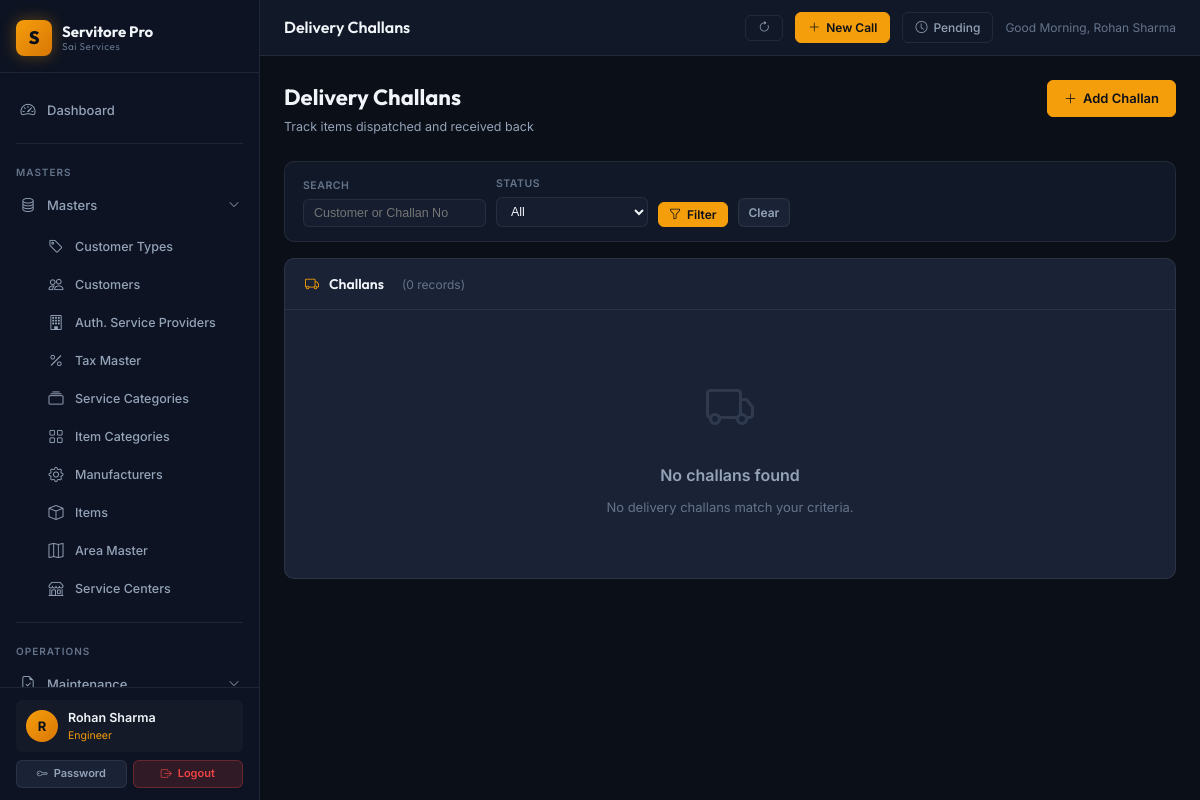
Screenshot of /challan/ (signed in) with the database file from the repository.
### app/models/user.py (models this page shows, shortened)
class User(db.Model, UserMixin):
    __tablename__ = 'users'
    id = db.Column(db.Integer, primary_key=True)
    username = db.Column(db.String(64), unique=True, nullable=False, index=True)
    email = db.Column(db.String(120), unique=True, nullable=False)
    full_name = db.Column(db.String(120), nullable=False, default='')
    password_hash = db.Column(db.String(256), nullable=False)
    role = db.Column(db.String(20), nullable=False, default='Viewer')
    is_active = db.Column(db.Boolean, nullable=False, default=True)
    phone = db.Column(db.String(20), nullable=True)
    area_id = db.Column(db.Integer, db.ForeignKey('area_masters.id'), nullable=True)
    created_at = db.Column(db.DateTime, default=datetime.utcnow)
    last_login_at = db.Column(db.DateTime, nullable=True)
    area = db.relationship('AreaMaster', foreign_keys=[area_id], lazy='select')

### app/blueprints/challan/routes.py (the view)
@challan_bp.route('/')
@login_required
def list_challans():
    q = request.args.get('q', '')
    received_filter = request.args.get('received', '')
    query = DeliveryChallan.query.join(Customer)
    if q:
        query = query.filter(Customer.name.ilike(f'%{q}%') | DeliveryChallan.challan_no.ilike(f'%{q}%'))
    if received_filter == 'pending':
        query = query.filter(DeliveryChallan.is_received == False)
    elif received_filter == 'received':
        query = query.filter(DeliveryChallan.is_received == True)
    challans = query.order_by(DeliveryChallan.dispatch_date.desc()).all()
    return render_template('challan/list.html', challans=challans, q=q, received_filter=received_filter)

### app/templates/challan/list.html (shortened to what this page needs)
{% extends 'layouts/base.html' %}
{% block topbar_title %}Delivery Challans{% endblock %}
{% block content %}
<div class="page-header">
  <div><div class="page-title">Delivery Challans</div><div class="page-subtitle">Track items dispatched and received back</div></div>
  <a href="{{ url_for('challan.add_challan') }}" class="btn btn-primary"><i class="bi bi-plus-lg"></i> Add Challan</a>
</div>
<div class="filters-bar">
  <form method="GET" style="display:contents;">
    <div class="filter-group"><div class="filter-label">Search</div><input type="text" name="q" class="filter-control" placeholder="Customer or Challan No" value="{{ q }}"></div>
    <div class="filter-group"><div class="filter-label">Status</div>
      <select name="received" class="filter-control">
        <option value="">All</option>
      </select>
    </div>
    <button type="submit" class="btn btn-primary btn-sm" style="align-self:flex-end;"><i class="bi bi-funnel"></i> Filter</button>
    <a href="{{ url_for('challan.list_challans') }}" class="btn btn-secondary btn-sm" style="align-self:flex-end;">Clear</a>
  </form>
</div>
<div class="card">
  <div class="card-header"><i class="bi bi-truck text-accent"></i><span class="card-header-title">Challans</span><span style="margin-left:8px;font-size:12px;color:var(--text-muted);">({{ challans|length }} records)</span></div>
  <div class="table-responsive">
    {% if challans %}
    <table class="data-table">
      <thead><tr><th>Challan No</th><th>Customer</th><th>Dispatch Date</th><th>Expected Return</th><th>Items</th><th>Status</th><th>Actions</th></tr></thead>
      <tbody>
        {% for ch in challans %}
        <tr>
          <td><span class="fw-600 text-accent">{{ ch.challan_no }}</span></td>
          <td class="fw-600">{{ ch.customer.name if ch.customer else '—' }}</td>
          <td style="font-size:12px;color:var(--text-muted);white-space:nowrap;">{{ ch.dispatch_date.strftime('%d %b %Y') }}</td>
          <td style="font-size:12px;white-space:nowrap;{% if not ch.is_received and ch.expected_return_date %}color:var(--status-pending);{% else %}color:var(--text-muted);{% endif %}">{{ ch.expected_return_date.strftime('%d %b %Y') if ch.expected_return_date else '—' }}</td>
          <td style="font-size:12px;">{{ ch.items|length }} item(s)</td>
          <td>
            {% if ch.is_received %}<span class="badge badge-closed"><i class="bi bi-check-circle"></i> Received</span>
            {% else %}<span class="badge badge-pending"><i class="bi bi-clock"></i> Pending</span>{% endif %}
          </td>
          <td style="display:flex;gap:6px;align-items:center;">
            <a href="{{ url_for('challan.print_challan', id=ch.id) }}" class="btn btn-sm btn-secondary" target="_blank"><i class="bi bi-printer"></i></a>
            {% if not ch.is_received %}
            <form method="POST" action="{{ url_for('challan.mark_received', id=ch.id) }}" style="display:inline;">
              <input type="hidden" name="csrf_token" value="{{ csrf_token() }}">
              <button type="submit" class="btn btn-sm btn-success" title="Mark as Received"><i class="bi bi-check-lg"></i> Received</button>
            </form>
            {% endif %}
          </td>
        </tr>
        {% endfor %}
      </tbody>
    </table>
    {% else %}
    <div class="empty-state"><i class="bi bi-truck"></i><h3>No challans found</h3><p>No delivery challans match your criteria.</p></div>
    {% endif %}
  </div>
</div>
{% endblock %}

### app/templates/layouts/base.html (shortened to what this page needs)
<!DOCTYPE html>
<html lang="en">
<head>
  <link rel="stylesheet" href="https://cdn.jsdelivr.net/npm/bootstrap-icons@1.11.3/font/bootstrap-icons.min.css">
  <link rel="stylesheet" href="{{ url_for('static', filename='css/main.css') }}">
</head>
<body>
<div class="app-shell">
  <aside class="sidebar" id="sidebar">
    <div class="sidebar-brand">
      <div class="brand-icon">S</div>
      <div class="brand-text">
        Servitore Pro
        <small>Sai Services</small>
      </div>
    </div>
    <nav style="flex:1; padding: 8px 0; overflow-y: auto;">
      <div class="nav-section">
        <a href="{{ url_for('dashboard.index') }}" class="nav-link {% if request.blueprint == 'dashboard' %}active{% endif %}">
          <i class="bi bi-speedometer2"></i> Dashboard
        </a>
      </div>
      <div class="divider" style="margin: 4px 16px;"></div>
      <div class="nav-section">
        <div class="nav-section-label">Masters</div>
        <div class="nav-item">
          <a class="nav-link" data-bs-toggle="collapse" href="#mastersMenu" role="button"
             aria-expanded="{% if request.blueprint == 'masters' %}true{% else %}false{% endif %}">
            <i class="bi bi-database"></i>
            <span>Masters</span>
            <i class="bi bi-chevron-down nav-arrow"></i>
          </a>
          <div class="collapse {% if request.blueprint == 'masters' %}show{% endif %}" id="mastersMenu">
            <ul class="nav-submenu">
              <li><a href="{{ url_for('masters.customer_types') }}" class="nav-link {% if request.path.startswith('/masters/customer-type') %}active{% endif %}"><i class="bi bi-tag"></i> Customer Types</a></li>
              <li><a href="{{ url_for('masters.customers') }}" class="nav-link {% if request.path.startswith('/masters/customer') and 'type' not in request.path %}active{% endif %}"><i class="bi bi-people"></i> Customers</a></li>
              <li><a href="{{ url_for('masters.asps') }}" class="nav-link {% if request.path.startswith('/masters/asp') %}active{% endif %}"><i class="bi bi-building"></i> Auth. Service Providers</a></li>
              <li><a href="{{ url_for('masters.taxes') }}" class="nav-link {% if request.path.startswith('/masters/tax') %}active{% endif %}"><i class="bi bi-percent"></i> Tax Master</a></li>
              <li><a href="{{ url_for('masters.service_categories') }}" class="nav-link {% if request.path.startswith('/masters/service-cat') %}active{% endif %}"><i class="bi bi-collection"></i> Service Categories</a></li>
              <li><a href="{{ url_for('masters.item_categories') }}" class="nav-link {% if request.path.startswith('/masters/item-cat') %}active{% endif %}"><i class="bi bi-grid"></i> Item Categories</a></li>
              <li><a href="{{ url_for('masters.manufacturers') }}" class="nav-link {% if request.path.startswith('/masters/manufacturer') %}active{% endif %}"><i class="bi bi-gear"></i> Manufacturers</a></li>
              <li><a href="{{ url_for('masters.items') }}" class="nav-link {% if request.path.startswith('/masters/item') and 'cat' not in request.path %}active{% endif %}"><i class="bi bi-box"></i> Items</a></li>
              <li><a href="{{ url_for('masters.areas') }}" class="nav-link {% if request.path.startswith('/masters/area') %}active{% endif %}"><i class="bi bi-map"></i> Area Master</a></li>
              <li><a href="{{ url_for('masters.service_centers') }}" class="nav-link {% if request.path.startswith('/masters/service-center') %}active{% endif %}"><i class="bi bi-shop"></i> Service Centers</a></li>
            </ul>
          </div>
        </div>
      </div>
      <div class="divider" style="margin: 4px 16px;"></div>
      <div class="nav-section">
        <div class="nav-section-label">Operations</div>
        <div class="nav-item">
          <a class="nav-link" data-bs-toggle="collapse" href="#maintenanceMenu" role="button"
             aria-expanded="{% if request.blueprint == 'maintenance' %}true{% else %}false{% endif %}">
            <i class="bi bi-file-earmark-check"></i>
            <span>Maintenance</span>
            <i class="bi bi-chevron-down nav-arrow"></i>
          </a>
        </div>
      </div>
    </nav>
    <div class="sidebar-footer">
      {% if current_user.is_authenticated %}
      <div class="sidebar-user">
        <div class="user-avatar">{{ (current_user.full_name or current_user.username)[0]|upper }}</div>
        <div class="user-info">
          <div class="user-name">{{ current_user.full_name or current_user.username }}</div>
          <div class="user-role">{{ current_user.role }}</div>
        </div>
      </div>
      <div style="display:flex; gap:6px; margin-top:8px;">
        <a href="{{ url_for('auth.change_password') }}" class="btn btn-secondary btn-sm" style="flex:1; justify-content:center; font-size:11px;"><i class="bi bi-key"></i> Password</a>
        <a href="{{ url_for('auth.logout') }}" class="btn btn-danger btn-sm" style="flex:1; justify-content:center; font-size:11px;"><i class="bi bi-box-arrow-right"></i> Logout</a>
      </div>
      {% endif %}
    </div>
  </aside>
  <div class="main-wrapper">
    <header class="topbar">
      <div>
        <div class="topbar-title font-outfit">{% block topbar_title %}Servitore Pro{% endblock %}</div>
      </div>
      <div class="topbar-actions">
        <button onclick="window.location.reload();" class="topbar-btn" title="Refresh Page">
          <i class="bi bi-arrow-clockwise"></i>
        </button>
        <a href="{{ url_for('service.register') }}" class="topbar-btn primary" title="Service Call Register (F3)">
          <i class="bi bi-plus-lg"></i> New Call
        </a>
        <a href="{{ url_for('service.pending_calls') }}" class="topbar-btn" title="Pending Calls (Ctrl+P)">
          <i class="bi bi-clock"></i>
          <span class="d-none d-sm-inline">Pending</span>
        </a>
        {% if current_user.is_authenticated %}
        <span style="font-size:12px; color:var(--text-muted);" id="header-greeting" data-name="{{ current_user.full_name or current_user.username }}"></span>
        {% endif %}
      </div>
    </header>
    <main class="content-area">
      {% block content %}{% endblock %}
    </main>
  </div>
</div>
</body>
</html>

### rows the page displays
User: full_name "R", full_name "Rohan Sharma", role "Engineer"

### other values shown
{{ challans|length }} "0"
